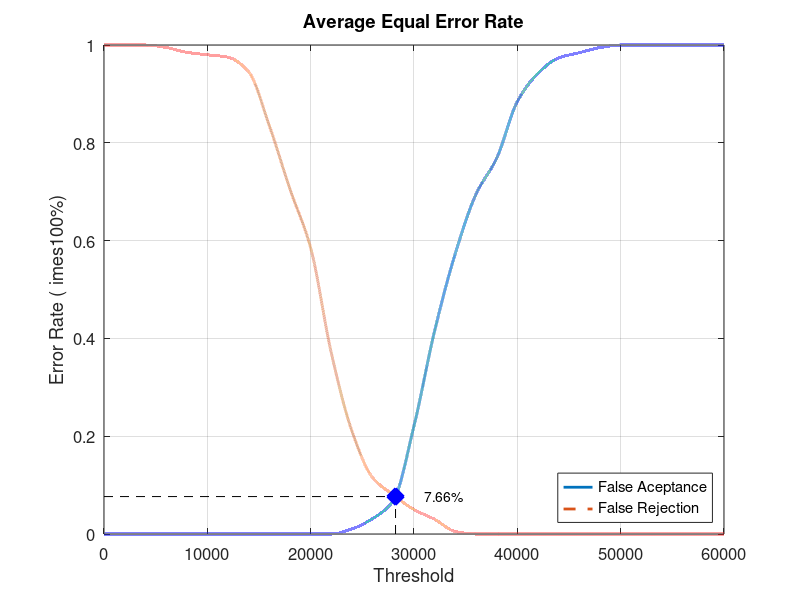
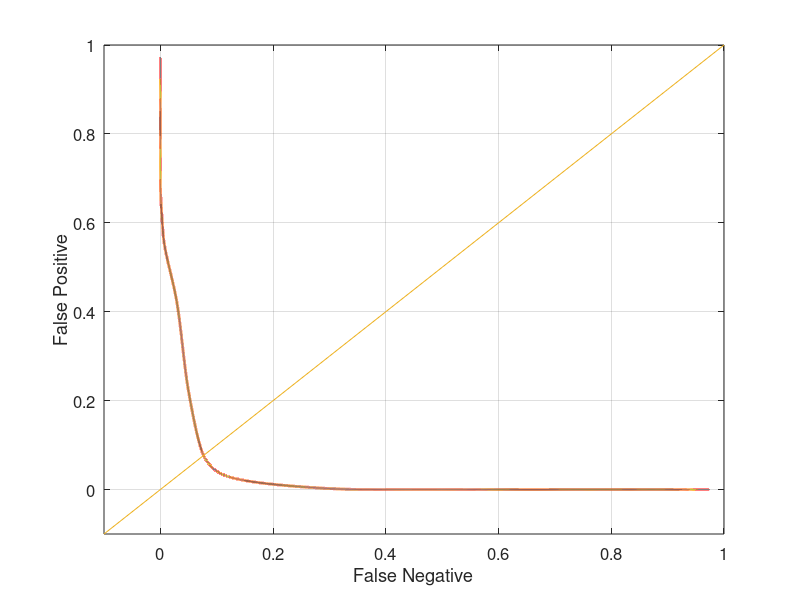

These charts were generated, in order, by the following MATLAB code:
close all;
clear;
clc;
x = 0:2000:60000;
xq = 0:0.5:60000;

y0 = [0 0 0 0 0 0 0 0 0 0 0 0 0.0105263 0.0315789 0.0684211 0.221053 0.415789 0.573684 0.694737 0.768421 0.884211 0.942105 0.973684 0.984211 0.994737 1 1 1 1 1 1]
yy0 = interp1(x, y0, xq, 'pchip');
y1 = [1 1 1 0.995 0.985 0.98 0.975 0.945 0.835 0.705 0.585 0.37 0.21 0.115 0.08 0.05 0.03 0.005 0 0 0 0 0 0 0 0 0 0 0 0 0]
yy1 = interp1(x, y1, xq, 'pchip');

% Calculating EER: 
y2 = abs(y0 - y1);
find(y2 == min(y2))
yy2 = abs(yy0 - yy1);
xEER = find(yy2 == min(yy2));
xEERIndex = xq(xEER) % X-axis EER
yEER = yy0(xEER) % Y-axis EER

main = figure
plot(xq, yy0,'-','LineWidth', 2);	hold on
plot(xq, yy1,'--','LineWidth', 2);	hold on
plot([xEERIndex xEERIndex], [0 yEER], 'k--');	hold on
plot([0 xEERIndex], [yEER yEER], 'k--');	hold on
plot(xEERIndex, yEER, 'bx', 'LineWidth', 10);	hold on
text(xEERIndex + 10 * xEERIndex / 100, yEER, [num2str(round((10000 * yEER)) / 100) '%'])
legend('False Aceptance', 'False Rejection', 'Location', 'SouthEast')
xlabel('Threshold')
ylabel('Error Rate (	imes100%)')
title('Average Equal Error Rate')
set(gca, 'FontSize', 12)
axis([0 60000 0 1])
grid on

print(main, 'Database3_4Main', '-dpng');
FNRxFPR = figure('Color', [1 1 1]);
plot(yy1, yy0, '-', yy1, yy0, 'LineWidth', 2);
hold on
y = -0.1:0.1:1
plot(y, y); 
set(gca, 'FontSize', 12)
xlabel('False Negative')
ylabel('False Positive')
axis([-0.1 1 -0.1 1])
set(gca, 'FontSize', 12)
grid on

print(FNRxFPR, 'Database3_4FNRxFPR','-dpng');
